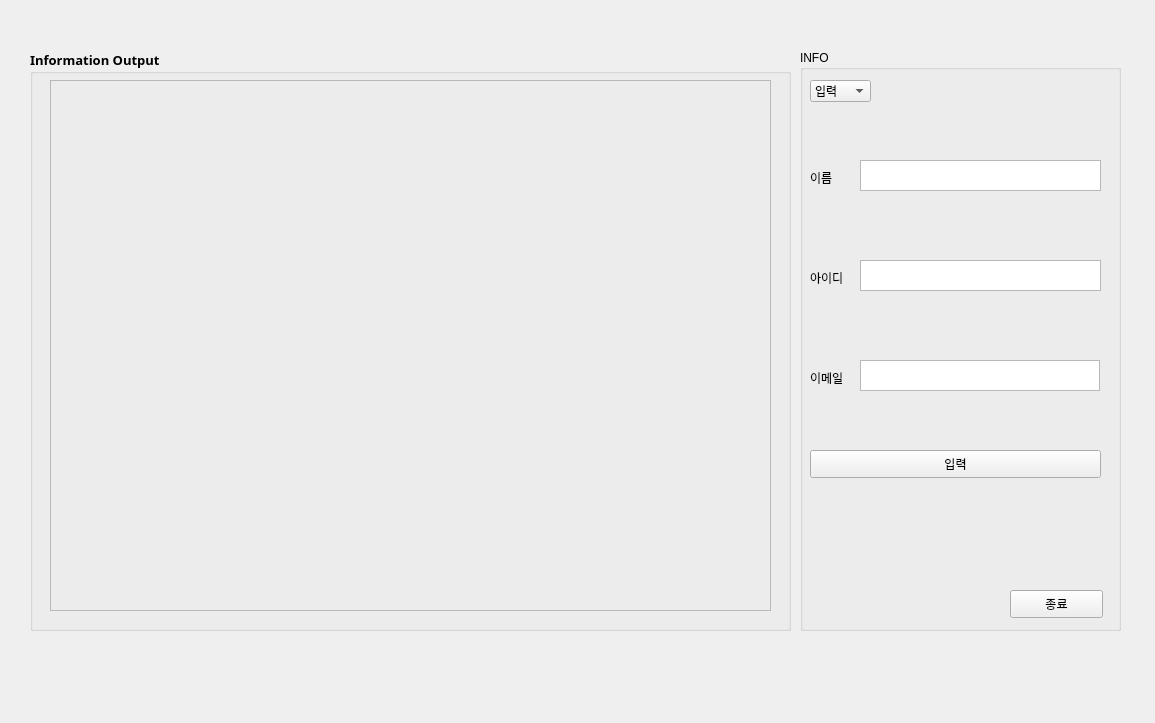
<?xml version="1.0" encoding="UTF-8"?>
<ui version="4.0">
 <class>Form</class>
 <widget class="QWidget" name="Form">
  <property name="geometry">
   <rect>
    <x>0</x>
    <y>0</y>
    <width>1155</width>
    <height>723</height>
   </rect>
  </property>
  <property name="windowTitle">
   <string>Form</string>
  </property>
  <widget class="QGroupBox" name="info_output_groupBox">
   <property name="geometry">
    <rect>
     <x>30</x>
     <y>50</y>
     <width>761</width>
     <height>581</height>
    </rect>
   </property>
   <property name="font">
    <font>
     <family>Yu Gothic UI Semibold</family>
     <pointsize>10</pointsize>
     <weight>75</weight>
     <bold>true</bold>
    </font>
   </property>
   <property name="title">
    <string>Information Output</string>
   </property>
   <widget class="QFrame" name="info_frame">
    <property name="geometry">
     <rect>
      <x>20</x>
      <y>30</y>
      <width>721</width>
      <height>531</height>
     </rect>
    </property>
    <property name="frameShape">
     <enum>QFrame::StyledPanel</enum>
    </property>
    <property name="frameShadow">
     <enum>QFrame::Raised</enum>
    </property>
   </widget>
  </widget>
  <widget class="QGroupBox" name="info_groupBox">
   <property name="geometry">
    <rect>
     <x>800</x>
     <y>50</y>
     <width>321</width>
     <height>581</height>
    </rect>
   </property>
   <property name="title">
    <string>INFO</string>
   </property>
   <widget class="QComboBox" name="info_comboBox">
    <property name="geometry">
     <rect>
      <x>10</x>
      <y>30</y>
      <width>61</width>
      <height>22</height>
     </rect>
    </property>
    <property name="contextMenuPolicy">
     <enum>Qt::DefaultContextMenu</enum>
    </property>
    <property name="autoFillBackground">
     <bool>false</bool>
    </property>
    <item>
     <property name="text">
      <string>입력</string>
     </property>
    </item>
    <item>
     <property name="text">
      <string>검색</string>
     </property>
    </item>
    <item>
     <property name="text">
      <string>삭제</string>
     </property>
    </item>
   </widget>
   <widget class="QPushButton" name="insert_pushButton">
    <property name="geometry">
     <rect>
      <x>10</x>
      <y>400</y>
      <width>291</width>
      <height>28</height>
     </rect>
    </property>
    <property name="text">
     <string>입력</string>
    </property>
   </widget>
   <widget class="QPushButton" name="exit_pushButton">
    <property name="geometry">
     <rect>
      <x>210</x>
      <y>540</y>
      <width>93</width>
      <height>28</height>
     </rect>
    </property>
    <property name="text">
     <string>종료</string>
    </property>
   </widget>
   <widget class="QLabel" name="id_label">
    <property name="geometry">
     <rect>
      <x>10</x>
      <y>220</y>
      <width>45</width>
      <height>16</height>
     </rect>
    </property>
    <property name="text">
     <string>아이디</string>
    </property>
   </widget>
   <widget class="QTextEdit" name="id_textEdit">
    <property name="geometry">
     <rect>
      <x>60</x>
      <y>210</y>
      <width>241</width>
      <height>31</height>
     </rect>
    </property>
   </widget>
   <widget class="QLabel" name="email_label">
    <property name="geometry">
     <rect>
      <x>10</x>
      <y>320</y>
      <width>45</width>
      <height>16</height>
     </rect>
    </property>
    <property name="text">
     <string>이메일</string>
    </property>
   </widget>
   <widget class="QTextEdit" name="email_textEdit">
    <property name="geometry">
     <rect>
      <x>60</x>
      <y>310</y>
      <width>240</width>
      <height>31</height>
     </rect>
    </property>
   </widget>
   <widget class="QTextEdit" name="name_textEdit">
    <property name="geometry">
     <rect>
      <x>60</x>
      <y>110</y>
      <width>241</width>
      <height>31</height>
     </rect>
    </property>
   </widget>
   <widget class="QLabel" name="name_label">
    <property name="geometry">
     <rect>
      <x>10</x>
      <y>120</y>
      <width>40</width>
      <height>16</height>
     </rect>
    </property>
    <property name="text">
     <string>이름</string>
    </property>
   </widget>
  </widget>
 </widget>
 <resources/>
 <connections>
  <connection>
   <sender>exit_pushButton</sender>
   <signal>clicked()</signal>
   <receiver>Form</receiver>
   <slot>close()</slot>
   <hints>
    <hint type="sourcelabel">
     <x>1024</x>
     <y>601</y>
    </hint>
    <hint type="destinationlabel">
     <x>758</x>
     <y>667</y>
    </hint>
   </hints>
  </connection>
 </connections>
</ui>
